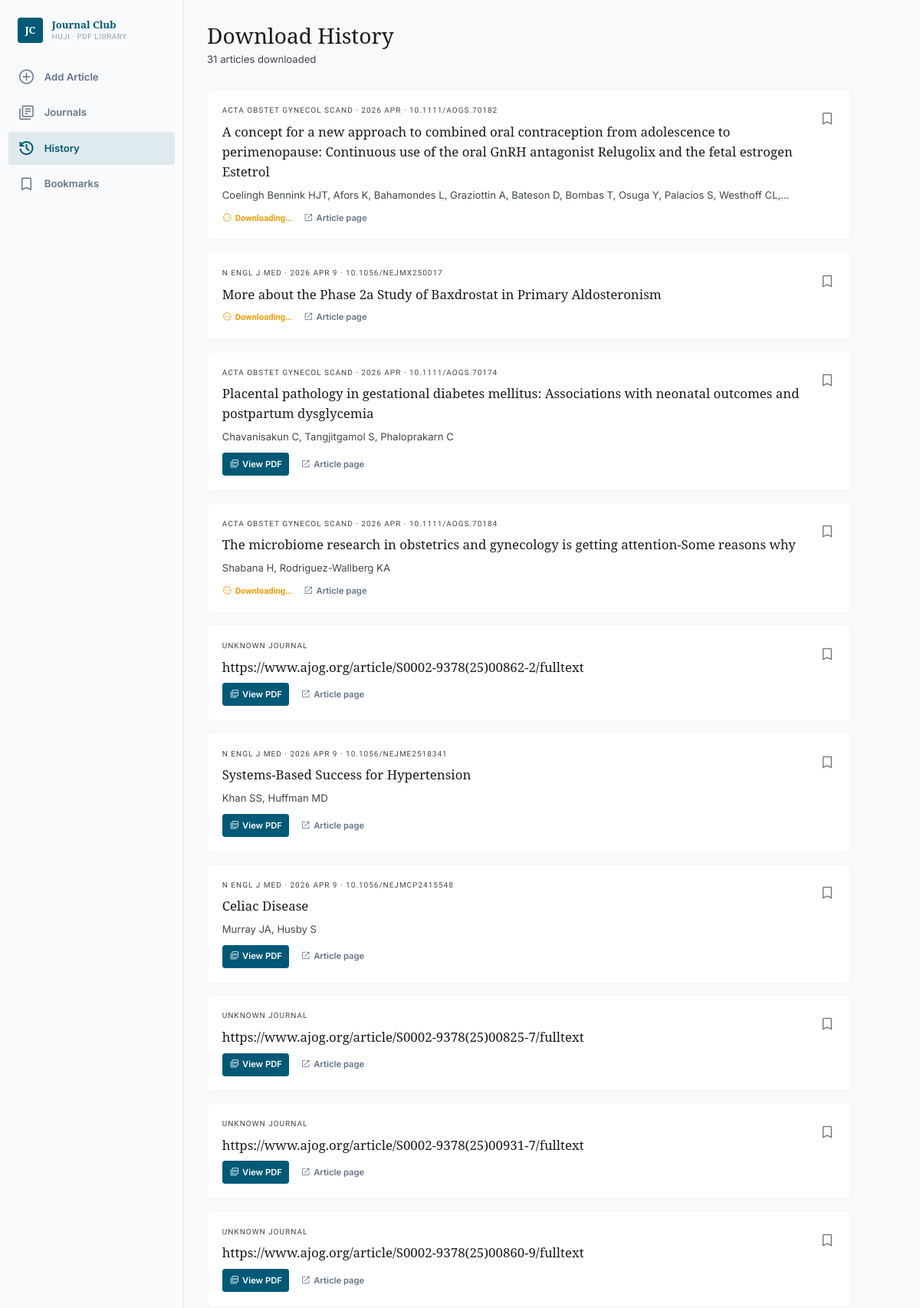
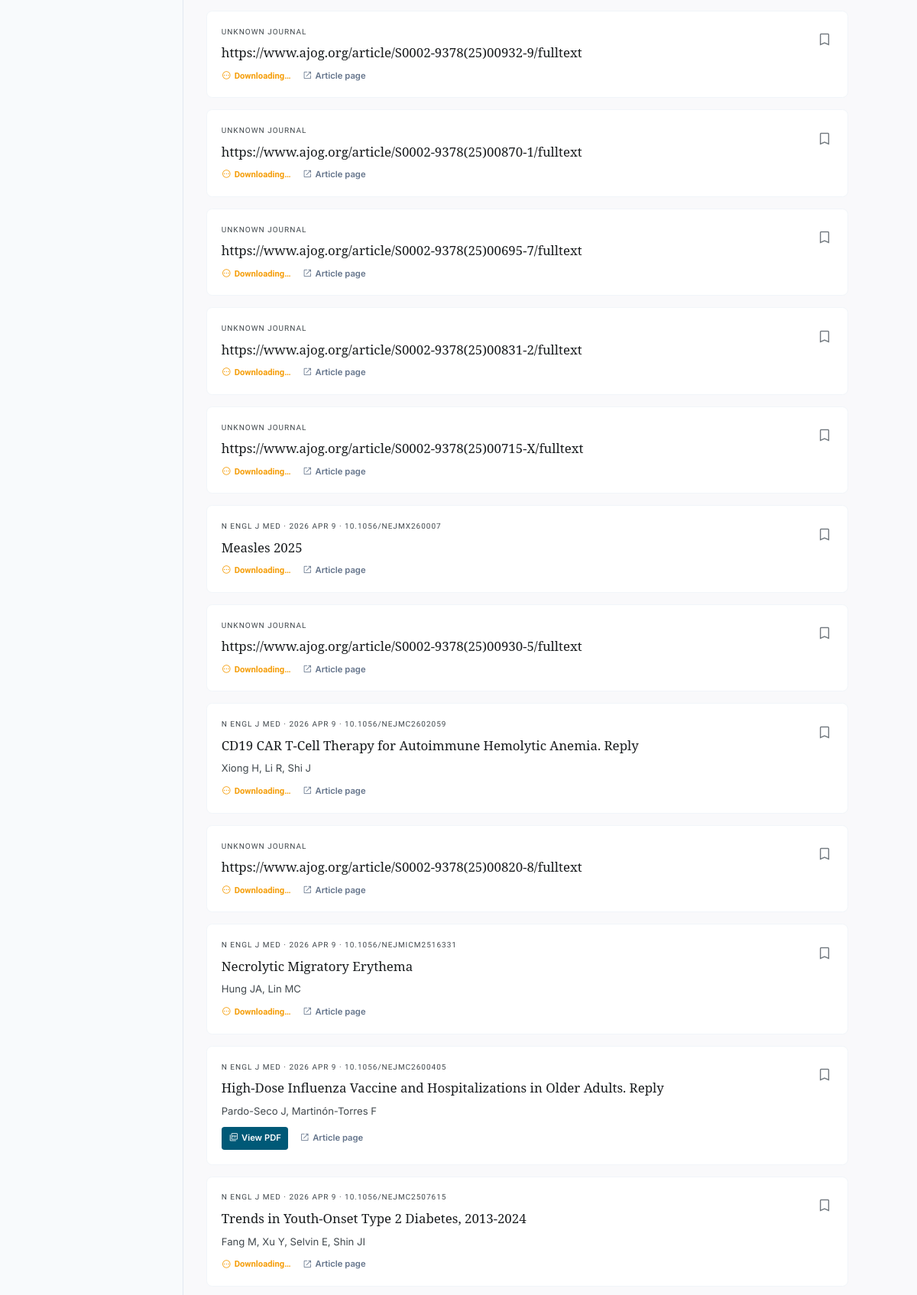
The app's page /history (upper part) with its own data (2 pictures, top to bottom).
### tables this page shows
CREATE TABLE articles (
    id            INTEGER PRIMARY KEY AUTOINCREMENT,
    url           TEXT UNIQUE NOT NULL,
    pmid          TEXT,
    doi           TEXT,
    title         TEXT,
    authors       TEXT,          -- JSON array
    journal       TEXT,
    pub_date      TEXT,
    abstract      TEXT,
    pdf_path      TEXT,          -- NULL until download succeeds
    downloaded_at TEXT,          -- ISO-8601
    is_bookmarked INTEGER NOT NULL DEFAULT 0
, download_error TEXT);

### app.py (the view)
@app.route("/history")
def history():
    articles = storage.get_history()
    return render_template("history.html", articles=articles, page="history")

### journal_club/storage.py (called while the page is built)
def _connect() -> sqlite3.Connection:
    conn = sqlite3.connect(str(_DB_PATH))
    conn.row_factory = sqlite3.Row
    conn.execute("PRAGMA journal_mode=WAL;")
    conn.execute("PRAGMA foreign_keys=ON;")
    conn.executescript(_DDL)
    _migrate(conn)
    return conn

def _row_to_dict(row: sqlite3.Row) -> dict[str, Any]:
    d = dict(row)
    try:
        d["authors"] = json.loads(d["authors"] or "[]")
    except (json.JSONDecodeError, TypeError):
        d["authors"] = []
    d["is_bookmarked"] = bool(d["is_bookmarked"])
    return d

def get_history() -> list[dict]:
    with _connect() as conn:
        rows = conn.execute(
            "SELECT * FROM articles ORDER BY downloaded_at DESC"
        ).fetchall()
    return [_row_to_dict(r) for r in rows]

### templates/history.html (shortened to what this page needs)
{% extends "base.html" %}
{% block content %}
<div class="px-8 py-8">
  <div class="mb-8">
    <h1 class="font-headline text-3xl text-on-surface mb-1">Download History</h1>
    <p class="text-on-surface-variant text-sm">{{ articles|length }} article{% if articles|length != 1 %}s{% endif %} downloaded</p>
  </div>
  {% if articles %}
  <div class="grid grid-cols-1 gap-4 max-w-4xl">
    {% for a in articles %}
    <div class="bg-white border border-slate-100 rounded-lg p-5 hover:shadow-md transition-shadow group">
      <div class="flex items-start justify-between gap-4">
        <div class="flex-1 min-w-0">
          <p class="text-[10px] text-on-surface-variant font-label tracking-widest uppercase mb-2">
            {{ a.journal or 'Unknown Journal' }}{% if a.pub_date %} &middot; {{ a.pub_date }}{% endif %}
            {% if a.doi %} &middot; {{ a.doi }}{% endif %}
          </p>
          <a href="/article/{{ a.id }}"
             class="font-headline text-lg text-on-surface group-hover:text-primary transition-colors line-clamp-2 block mb-2">
            {{ a.title or a.url }}
          </a>
          {% if a.authors %}
          <p class="text-sm text-on-surface-variant mb-3 line-clamp-1">
            {{ a.authors | join(', ') }}
          </p>
          {% endif %}
          <div class="flex items-center gap-4 mt-1 flex-wrap">
            {% if a.pdf_path %}
            <a href="/pdf/{{ a.id }}" target="_blank"
               class="inline-flex items-center gap-1 text-xs font-semibold px-2.5 py-1.5 rounded bg-primary text-white hover:bg-primary-container transition-colors">
              <span class="material-symbols-outlined text-sm">picture_as_pdf</span> View PDF
            </a>
            {% else %}
            <span class="inline-flex items-center gap-1 text-xs text-amber-500 font-label font-semibold">
              <span class="material-symbols-outlined text-sm">pending</span> Downloading…
            </span>
            {% endif %}
            <a href="{{ a.url }}" target="_blank"
               class="text-xs text-slate-500 font-semibold flex items-center gap-1 hover:underline">
              <span class="material-symbols-outlined text-sm">open_in_new</span> Article page
            </a>
          </div>
        </div>
        <button class="bookmark-btn flex-shrink-0 text-2xl transition-colors mt-1
                       {% if a.is_bookmarked %}text-primary fill-icon{% else %}text-outline hover:text-primary{% endif %}
                       material-symbols-outlined"
                data-id="{{ a.id }}" data-bookmarked="{{ 'true' if a.is_bookmarked else 'false' }}">
        </button>
      </div>
    </div>
    {% endfor %}
  </div>
  {% endif %}
</div>
{% endblock %}

### templates/base.html (style rules this page uses)
.material-symbols-outlined { font-variation-settings: 'FILL' 0, 'wght' 300, 'GRAD' 0, 'opsz' 24; }
html.fs-md { font-size: 15px; }
body { font-family: 'Inter', sans-serif; background: #f9f9fb; color: #191c1e; transition: background .2s, color .2s; }

### records on screen
articles: journal "ACTA OBSTET GYNECOL SCAND", pub_date "2026 APR", doi "10.1111/AOGS.70182", title "A concept for a new approach to combined oral contraception from adolescence to perimenopause: Continuous use of the oral GnRH antagonist Relugolix and the fetal estrogen Estetrol", authors "Coelingh Bennink HJT, Afors K, Bahamondes L, Graziottin A, Bateson D, Bombas T, Osuga Y, Palacios S, Westhoff…", shows "Downloading…", is_bookmarked 0 (drawn)
articles: journal "N ENGL J MED", pub_date "2026 APR 9", doi "10.1056/NEJMX250017", title "More about the Phase 2a Study of Baxdrostat in Primary Aldosteronism", shows "Downloading…", is_bookmarked 0 (drawn)
articles: journal "ACTA OBSTET GYNECOL SCAND", pub_date "2026 APR", doi "10.1111/AOGS.70174", title "Placental pathology in gestational diabetes mellitus: Associations with neonatal outcomes and postpartum dysglycemia", authors "Chavanisakun C, Tangjitgamol S, Phaloprakarn C", is_bookmarked 0 (drawn)
articles: journal "ACTA OBSTET GYNECOL SCAND", pub_date "2026 APR", doi "10.1111/AOGS.70184", title "The microbiome research in obstetrics and gynecology is getting attention-Some reasons why", authors "Shabana H, Rodriguez-Wallberg KA", shows "Downloading…", is_bookmarked 0 (drawn)
articles: journal "UNKNOWN JOURNAL", title+url "https://www.ajog.org/article/S0002-9378(25)00862-2/fulltext", is_bookmarked 0 (drawn)
articles: journal "N ENGL J MED", pub_date "2026 APR 9", doi "10.1056/NEJME2518341", title "Systems-Based Success for Hypertension", authors "Khan SS, Huffman MD", is_bookmarked 0 (drawn)
articles: journal "N ENGL J MED", pub_date "2026 APR 9", doi "10.1056/NEJMCP2415548", title "Celiac Disease", authors "Murray JA, Husby S", is_bookmarked 0 (drawn)
articles: journal "UNKNOWN JOURNAL", title+url "https://www.ajog.org/article/S0002-9378(25)00825-7/fulltext", is_bookmarked 0 (drawn)
articles: journal "UNKNOWN JOURNAL", title+url "https://www.ajog.org/article/S0002-9378(25)00931-7/fulltext", is_bookmarked 0 (drawn)
articles: journal "UNKNOWN JOURNAL", title+url "https://www.ajog.org/article/S0002-9378(25)00860-9/fulltext", is_bookmarked 0 (drawn)
articles: journal "UNKNOWN JOURNAL", title+url "https://www.ajog.org/article/S0002-9378(25)00932-9/fulltext", shows "Downloading…", is_bookmarked 0 (drawn)
articles: journal "UNKNOWN JOURNAL", title+url "https://www.ajog.org/article/S0002-9378(25)00870-1/fulltext", shows "Downloading…", is_bookmarked 0 (drawn)
articles: journal "UNKNOWN JOURNAL", title+url "https://www.ajog.org/article/S0002-9378(25)00695-7/fulltext", shows "Downloading…", is_bookmarked 0 (drawn)
articles: journal "UNKNOWN JOURNAL", title+url "https://www.ajog.org/article/S0002-9378(25)00831-2/fulltext", shows "Downloading…", is_bookmarked 0 (drawn)
articles: journal "UNKNOWN JOURNAL", title+url "https://www.ajog.org/article/S0002-9378(25)00715-X/fulltext", shows "Downloading…", is_bookmarked 0 (drawn)
articles: journal "N ENGL J MED", pub_date "2026 APR 9", doi "10.1056/NEJMX260007", title "Measles 2025", shows "Downloading…", is_bookmarked 0 (drawn)
articles: journal "UNKNOWN JOURNAL", title+url "https://www.ajog.org/article/S0002-9378(25)00930-5/fulltext", shows "Downloading…", is_bookmarked 0 (drawn)
articles: journal "N ENGL J MED", pub_date "2026 APR 9", doi "10.1056/NEJMC2602059", title "CD19 CAR T-Cell Therapy for Autoimmune Hemolytic Anemia. Reply", authors "Xiong H, Li R, Shi J", shows "Downloading…", is_bookmarked 0 (drawn)
articles: journal "UNKNOWN JOURNAL", title+url "https://www.ajog.org/article/S0002-9378(25)00820-8/fulltext", shows "Downloading…", is_bookmarked 0 (drawn)
articles: journal "N ENGL J MED", pub_date "2026 APR 9", doi "10.1056/NEJMICM2516331", title "Necrolytic Migratory Erythema", authors "Hung JA, Lin MC", shows "Downloading…", is_bookmarked 0 (drawn)
articles: journal "N ENGL J MED", pub_date "2026 APR 9", doi "10.1056/NEJMC2600405", title "High-Dose Influenza Vaccine and Hospitalizations in Older Adults. Reply", authors "Pardo-Seco J, Martinón-Torres F", is_bookmarked 0 (drawn)
articles: journal "N ENGL J MED", pub_date "2026 APR 9", doi "10.1056/NEJMC2507615", title "Trends in Youth-Onset Type 2 Diabetes, 2013-2024", authors "Fang M, Xu Y, Selvin E, Shin JI", shows "Downloading…", is_bookmarked 0 (drawn)

### other values on screen
{{ articles|length }} "31"
